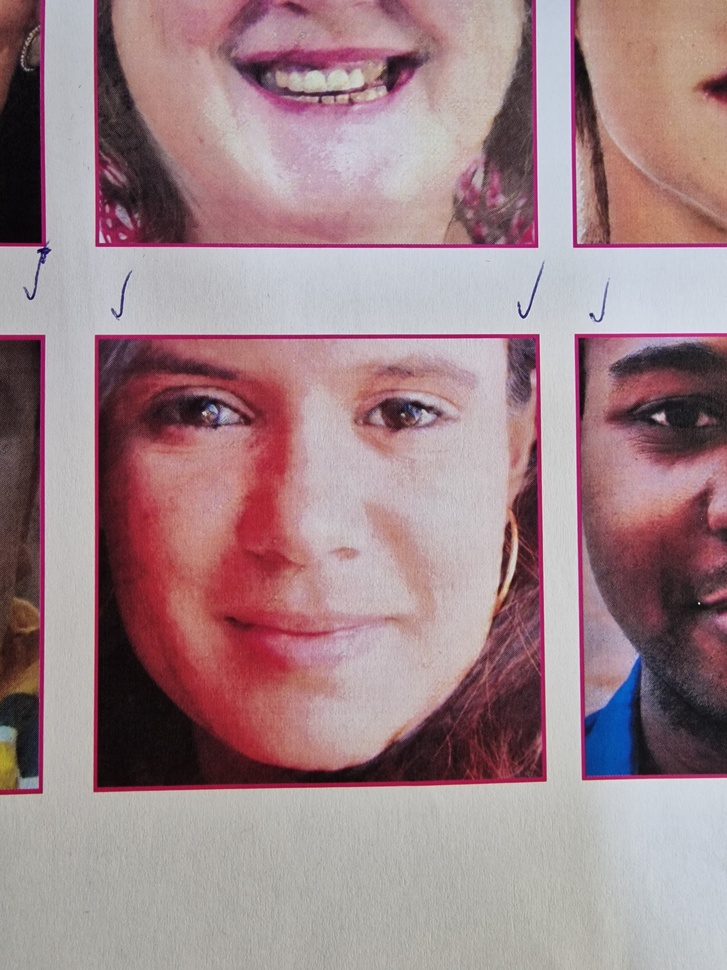
#> input picture Images/Croped_encoded_Image.jpg, 727 x 970 px, shrunk from 3000 x 4000 before the run; its folder holds only this picture in this run
$ python -i Border_Detection_Sys.py   (imports and definitions only)
#> lines starting #> are read from the running program, lines starting #| are printed output that depends on the picture; after the words box and inside, x2 and y2 are one past the last pixel; in counts of white or black regions, pixels touching at a corner belong together
import numpy as np
import cv2
from FarhadCV.Tools import tcolors, bcolors


#########################################################################################
#####                                                 #####
#########################################################################################
class add_purple_border():
    def __init__(self, bordersize:int=5):
        self.bordersize = bordersize
    def crop_face(image: np.array, bordersize:int=5)->np.float32:
        image_border = cv2.copyMakeBorder(
            image,
            top    = bordersize,
            bottom = bordersize,
            left   = bordersize,
            right  = bordersize,
            borderType = cv2.BORDER_CONSTANT,
            value = [255, 0, 255]
        )
        return image_border


#########################################################################################
#####                                                 #####
#########################################################################################
class code_detection():
    def __init__(self, method:str="border", debug:bool=True):
        self.method = method
        self.debug = debug

    def crop_face(self, frame: np.array, method:str="border", debug:bool=True)->np.float32:
#> called with method = 'border', debug = True
        if method == "border":

            # Solid color border detection
            mat = np.array(frame)
            gray = cv2.cvtColor(mat, cv2.COLOR_RGBA2GRAY)
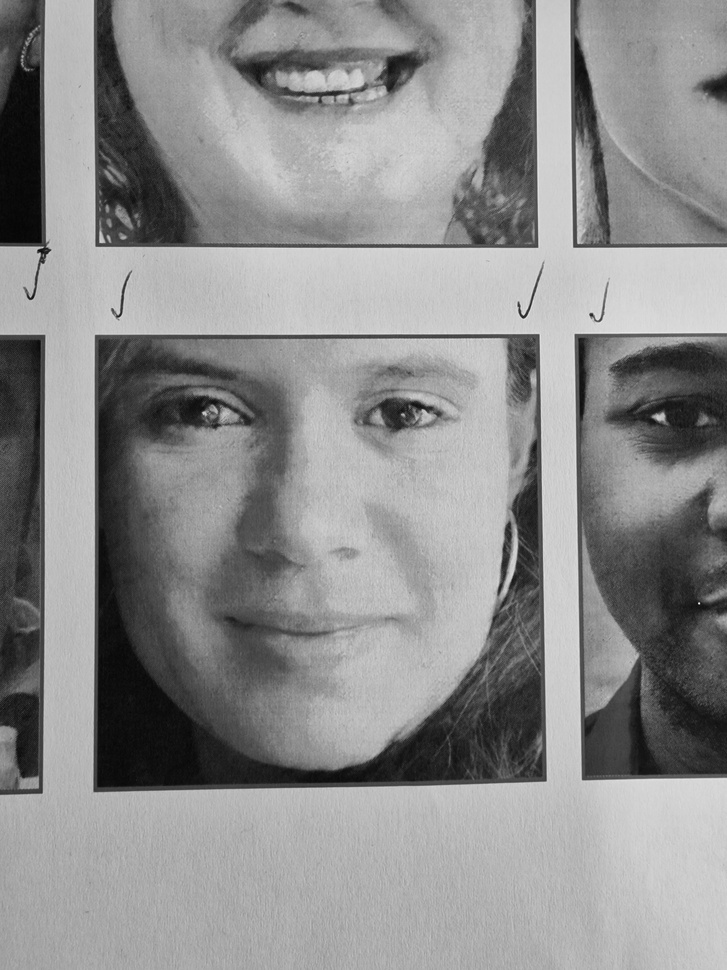
#> gray: shape (970, 727); min 4, max 239, mean 140.9
            gray = cv2.bilateralFilter(gray, 11, 17, 17)
            gray = cv2.GaussianBlur(gray, (3, 3), 0)
            edged = cv2.Canny(gray, 70, 75)
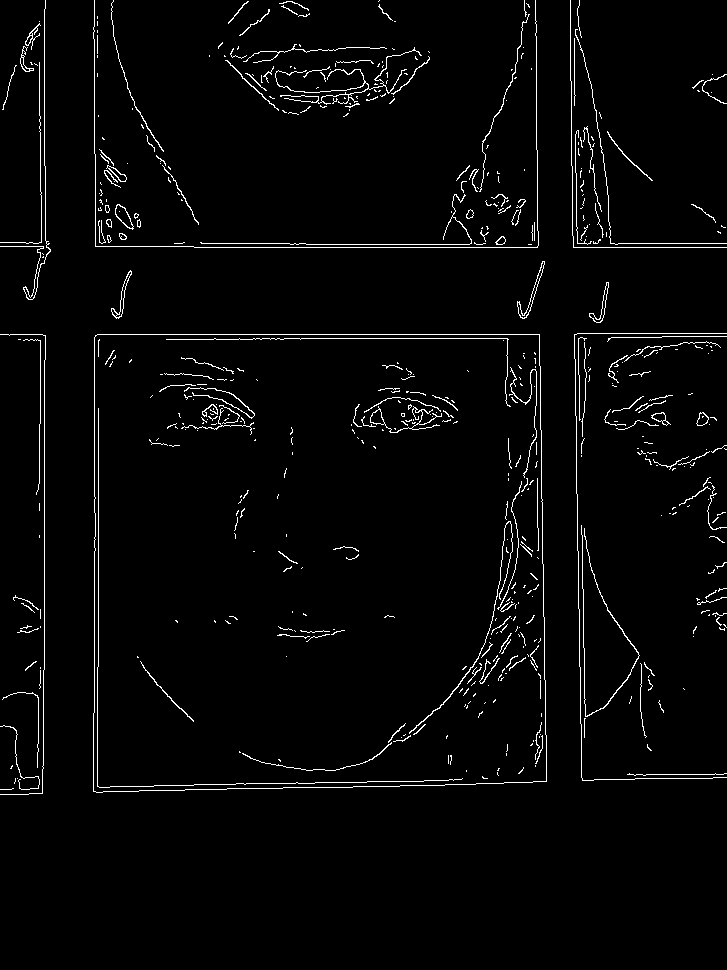
#> edged: shape (970, 727); 2.6% white in thin lines or dots, all inside (x1, y1, x2, y2) = (0, 0, 727, 795)
            contours, _ = cv2.findContours(edged.copy(), cv2.RETR_TREE, cv2.CHAIN_APPROX_SIMPLE)
#> contours = 574 contours, 523 with area under 20; largest, box (x1, y1, x2, y2) and area: (93, 334, 547, 793) 203145, (93, 334, 547, 793) 203143, (115, 204, 134, 230) 222, (517, 261, 545, 319) 206, (115, 204, 134, 229) 196

            boundary = None
            largestarea = 0
            for c in contours:
                # Approximate the contour
                peri = cv2.arcLength(c, True)
                area = cv2.contourArea(c)
                poly = cv2.approxPolyDP(c, 0.03 * peri, True)
                # If the polygon has 4 sides and its area occupies at least 10% of the image area
                if len(poly) == 4 and area > 0.1 * mat.shape[0] * mat.shape[1]:
                    if boundary is None or largestarea < area:
                        largestarea = area
                        boundary = poly
#> this loop made 574 passes
#> (peri, area, largestarea, boundary) on pass 121: (1813.3, 203145, 203145, [[95, 335], [93, 791], [546, 781], [539, 334]])
#> (peri, area) on pass 44: (863.8, 80)
#> after the loop, largestarea = 203145
                    # print(peri, area, len(approx), ((peri / 4) ** 2) / area)

            border = boundary.reshape(-1, 2)
#> border = [[95, 335], [93, 791], [546, 781], [539, 334]]
            minxy = border.min(axis=0)
#> minxy = [93, 334]
            maxxy = border.max(axis=0)
#> maxxy = [546, 791]
            xlim = [minxy[0], maxxy[0]]
#> xlim = [93, 546]
            ylim = [minxy[1], maxxy[1]]
#> ylim = [334, 791]
            cropped = mat[ylim[0]:ylim[1], xlim[0]:xlim[1], :]
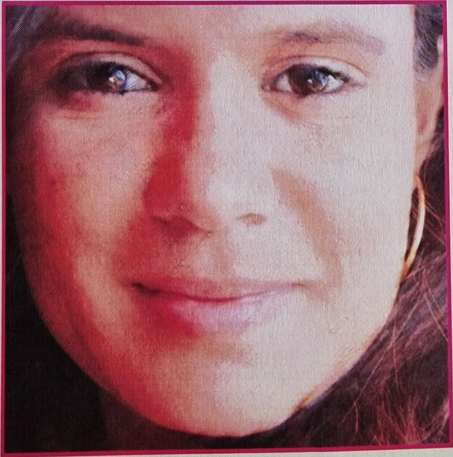
#> cropped: shape (457, 453, 3); mean R, G, B 151.6, 102.4, 108.5


            # boxes = [contours[4]]
            boxes = contours
#> boxes has the same summary as contours

            boxes1 = [int(((xlim[1]-xlim[0])/2)), int(((ylim[1]- ylim[0])/2)+ylim[0])]
#> boxes1 = [226, 562]
            # boxes1 = [int(((ylim[1]- ylim[0])/2)), int(((xlim[1]-xlim[0])/2))]

            if debug:
                # Draw debug information onto frame before outputting it
                cv2.drawContours(frame, boxes, -1, (60, 160, 102), 4)
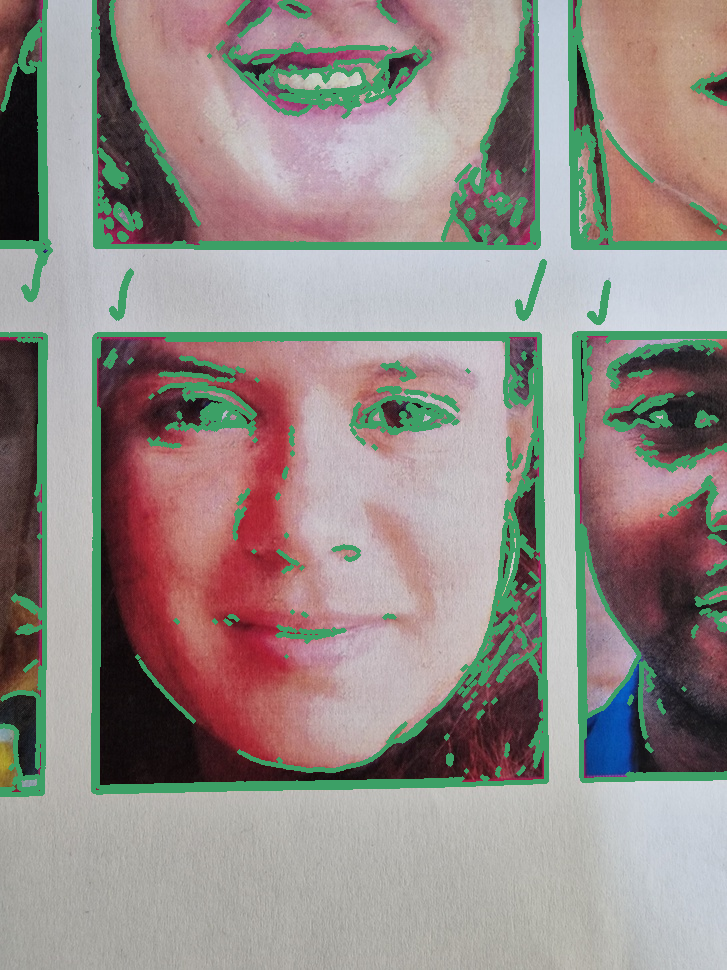
#> frame: shape (970, 727, 3); mean R, G, B 149.2, 140.2, 135.8
                cv2.drawContours(frame, boxes[:2], -1, (0, 0, 255), 3)
#> frame: shape (970, 727, 3); 0.01% of pixels changed, all inside (x1, y1, x2, y2) = (0, 776, 20, 792)
            #     cv2.drawContours(output, east_corners, -1, (0, 255, 0), 3)
            #     cv2.drawContours(output, south_corners, -1, (255, 0, 0), 3)
            # #cv2.drawContours(output, tiny_squares, -1, (128, 128, 0), 2)
            return cropped, boxes #, boxes1

        elif method == "qr":
            # QR-Code finding pattern detector
            codes, debugout, squares = pattern_reader.extract(np.array(frame), True)
            Image.fromarray(debugout).save("debugout.jpg")
            # Image.fromarray(squares).save("squares.jpg")
            encoded_image = np.array(codes[0])
            return encoded_image

>>> import cv2
>>> picture = cv2.cvtColor(cv2.imread('../Images/Croped_encoded_Image.jpg'), cv2.COLOR_BGR2RGB)
>>> result = code_detection().crop_face(picture)
